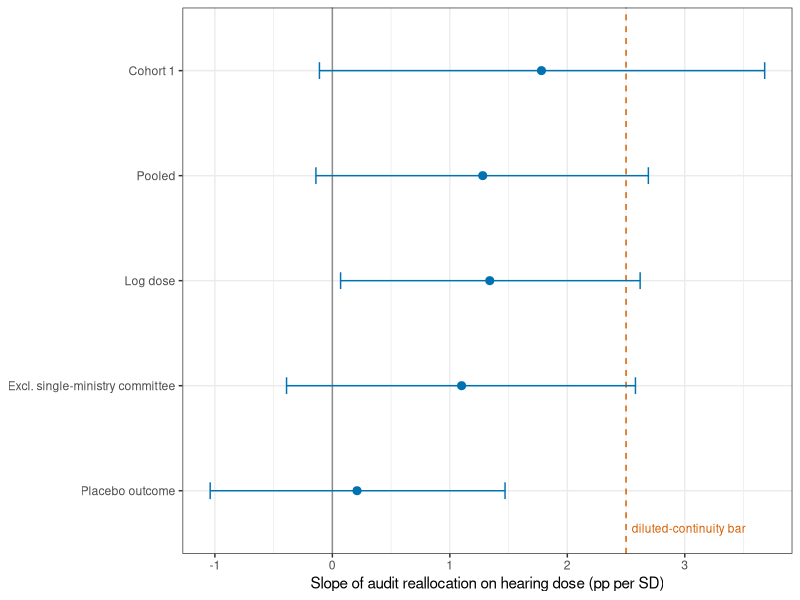
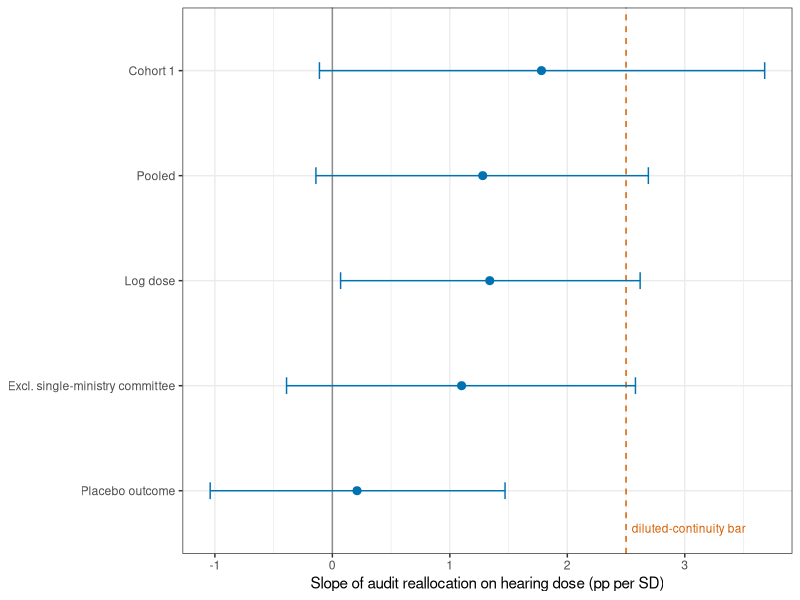

Reproduce these figures in R, in order.
# Auto-generated figure for article
# Reads KNA data from Sys.getenv("KBL_DATA").
# Figure 3: within-opposition dose slopes vs the diluted-continuity bar
library(ggplot2)
d <- data.frame(
  spec = c("Cohort 1", "Pooled", "Log dose",
           "Excl. single-ministry committee", "Placebo outcome"),
  est = c(1.78, 1.28, 1.34, 1.10, 0.21),
  lo  = c(-0.11, -0.14, 0.07, -0.39, -1.04),
  hi  = c( 3.68,  2.69, 2.62,  2.58,  1.47)
)
d$spec <- factor(d$spec, levels = rev(d$spec))
ggplot(d, aes(x = est, y = spec)) +
  geom_vline(xintercept = 0, colour = "grey55") +
  geom_vline(xintercept = 2.5, linetype = "dashed", colour = "#D55E00") +
  geom_errorbarh(aes(xmin = lo, xmax = hi), height = 0.16,
                 colour = "#0072B2") +
  geom_point(size = 2.4, colour = "#0072B2") +
  annotate("text", x = 2.5, y = 0.6, label = "diluted-continuity bar",
           hjust = -0.05, vjust = 0, size = 3, colour = "#D55E00") +
  labs(x = "Slope of audit reallocation on hearing dose (pp per SD)",
       y = NULL) +
  theme_bw(base_size = 11)
ggsave("articles/figures/2026-08-24_r27/fig_3.pdf", width = 7, height = 4.0)
